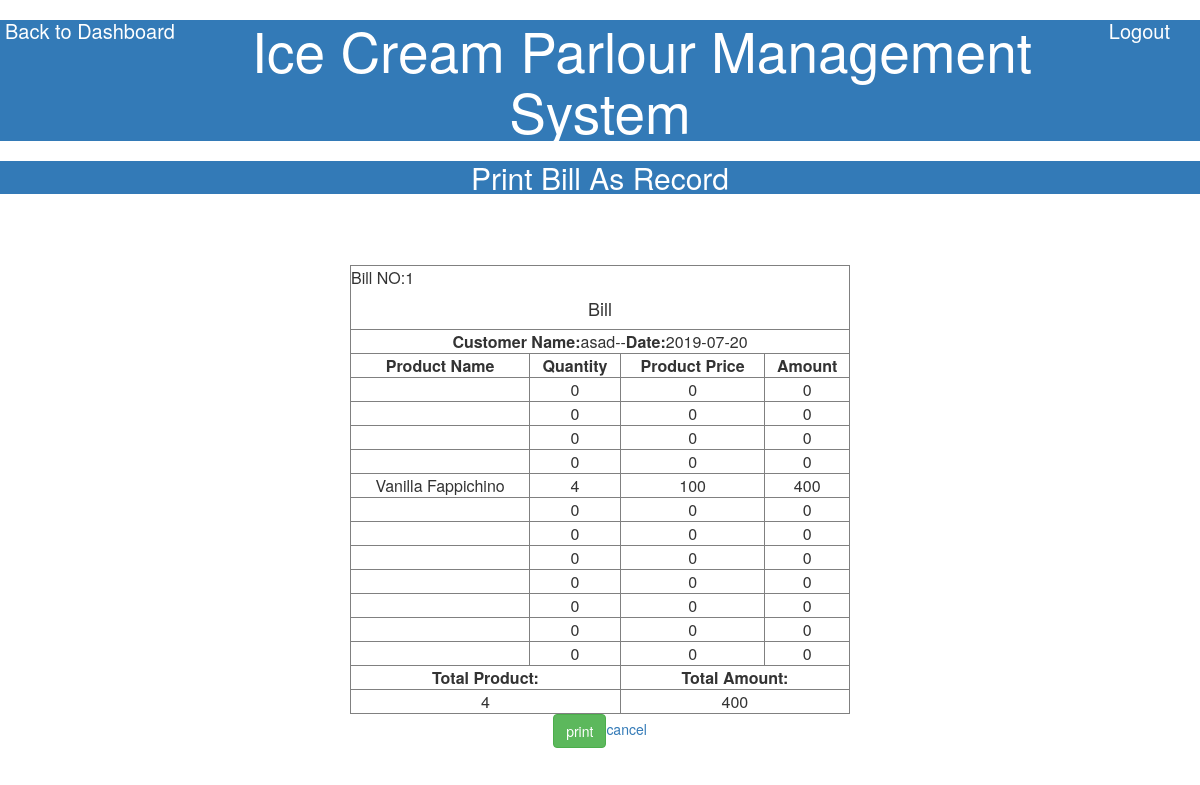
The app's page /admin/viewbillasrecord.php?sid=1 (signed in) with its own data.
### tables this page shows
CREATE TABLE `billing_table` (
  `cust_id` int(200) NOT NULL,
  `cust_name` varchar(200) NOT NULL,
  `chocolate_with_ice_cream` varchar(200) NOT NULL,
  `quantity_p1` int(200) NOT NULL,
  `amount_p1` float NOT NULL,
  `tamount_p1` float NOT NULL,
  `oreo_with_ice_cream` varchar(200) NOT NULL,
  `quantity_p2` int(200) NOT NULL,
  `amount_p2` float NOT NULL,
  `tamount_p2` float NOT NULL,
  `chocolate_nuts_with_ice` varchar(200) NOT NULL,
  `quantity_p3` int(200) NOT NULL,
  `amount_p3` float NOT NULL,
  `tamount_p3` float NOT NULL,
  `chocolate_fappichino` varchar(200) NOT NULL,
  `quantity_p4` int(200) NOT NULL,
  `amount_p4` float NOT NULL,
  `tamount_p4` float NOT NULL,
  `vanilla_fappichino` varchar(200) NOT NULL,
  `quantity_p5` int(200) NOT NULL,
  `amount_p5` float NOT NULL,
  `tamount_p5` float NOT NULL,
  `caramal_moca` varchar(200) NOT NULL,
  `quantity_p6` int(200) NOT NULL,
  `amount_p6` float NOT NULL,
  `tamount_p6` float NOT NULL,
  `pineapple_ice_cream` varchar(200) NOT NULL,
  `quantity_p7` int(200) NOT NULL,
  `amount_p7` float NOT NULL,
  `tamount_p7` float NOT NULL,
  `caramal_crunch_ice_cream` varchar(200) NOT NULL,
  `quantity_p8` int(200) NOT NULL,
  `amount_p8` float NOT NULL,
  `tamount_p8` float NOT NULL,
  `vanilla_ice_cream` varchar(200) NOT NULL,
  `quantity_p9` int(200) NOT NULL,
  `amount_p9` float NOT NULL,
  `tamount_p9` float NOT NULL,
  `mango_ice_cream` varchar(200) NOT NULL,
  `quantity_p10` int(200) NOT NULL,
  `amount_p10` float NOT NULL,
  `tamount_p10` int(11) NOT NULL,
  `chocolate_ice_cream` varchar(200) NOT NULL,
  `quantity_p11` int(200) NOT NULL,
  `amount_p11` float NOT NULL,
  `tamount_p11` float NOT NULL,
  `strawberry_ice_cream` varchar(200) NOT NULL,
  `quantity_p12` int(200) NOT NULL,
  `amount_p12` float NOT NULL,
  `tamount_p12` float NOT NULL,
  `total_product` int(200) NOT NULL,
  `final_amount` float NOT NULL,
  `date` date NOT NULL
);

### admin/viewbillasrecord.php (the view, shortened to what this page needs)
<?php
include('dbcon.php');
$sid=$_GET['sid'];
$sql="select * from billing_table where cust_id='$sid'";
$run=mysqli_query($con,$sql);
$data=mysqli_fetch_assoc($run);
?>
<html>
<head>
  <link rel="stylesheet" href="https://maxcdn.bootstrapcdn.com/bootstrap/3.4.0/css/bootstrap.min.css">
<link rel="stylesheet" href="" type="text/css">
</head>
<body>
<form action="viewbillasrecord.php" method="post">
<div>
<h4><a href="admindashboard.php" style="float:left;margin-left:5px;color:#fff;font-size:20px;">Back to Dashboard</a></h4>
<h4><a href="logout.php" style="float:right;margin-right:30px;color:#fff;font-size:20px;">Logout</a></h4>
<h1 class="bg-primary text-center font-weight-bold" style="font-size:55px;">Ice Cream Parlour Management System</h1>
<h1 class="bg-primary text-center font-weight-bold" style="font-size:30px;">Print Bill As Record</h1>
</div>
</form>
<div class="container">
<table border="1" align="center" style="width:500px;margin-top:5%" id="table">
<tr>
<td colspan="5">Bill NO:<?php echo $data['cust_id'];?><center><h4> Bill</h4></center></td>
</tr>
<tr>
<td class="text-center" colspan="4"><center><b>Customer Name:</b><?php echo $data['cust_name'];?>--<b>Date:</b><?php echo $data['date']; ?></center></td>
</tr>
<tr>
<th><center>Product Name</center></th>
<th><center>Quantity<center></th>
<th><center>Product Price</center></th>
<th><center>Amount</center></th>
</tr>
<tr>
<td class="text-center"><center><?php echo $data['chocolate_with_ice_cream'];?></center></td>
<td class="text-center"><center><?php echo $data['quantity_p1'];?></center></td>
<td class="text-center"><center><?php echo $data['amount_p1'];?></center></td>
<td class="text-center"><center><?php echo $data['tamount_p1'];?></center></td>
</tr>
<tr>
<td class="text-center"><center><?php echo $data['oreo_with_ice_cream'];?></center></td>
<td class="text-center"><center><?php echo $data['quantity_p2'];?></center></td>
<td class="text-center"><center><?php echo $data['amount_p2'];?></center></td>
<td class="text-center"><center><?php echo $data['tamount_p2'];?></center></td>
</tr>
<tr>
<td class="text-center"><center><?php echo $data['chocolate_nuts_with_ice'];?></center></td>
<td class="text-center"><center><?php echo $data['quantity_p3'];?></center></td>
<td class="text-center"><center><?php echo $data['amount_p3'];?></center></td>
<td class="text-center"><center><?php echo $data['tamount_p3'];?></center></td>
</tr>
<tr>
<td class="text-center"><center><?php echo $data['chocolate_fappichino'];?></center></td>
<td class="text-center"><center><?php echo $data['quantity_p4'];?></center></td>
<td class="text-center"><center><?php echo $data['amount_p4'];?></center></td>
<td class="text-center"><center><?php echo $data['tamount_p4'];?></center></td>
</tr>
<tr>
<td class="text-center"><center><?php echo $data['vanilla_fappichino'];?></center></td>
<td class="text-center"><center><?php echo $data['quantity_p5'];?></center></td>
<td class="text-center"><center><?php echo $data['amount_p5'];?></center></td>
<td class="text-center"><center><?php echo $data['tamount_p5'];?></center></td>
</tr>
<tr>
<td class="text-center"><center><?php echo $data['caramal_moca'];?></center></td>
<td class="text-center"><center><?php echo $data['quantity_p6'];?></center></td>
<td class="text-center"><center><?php echo $data['amount_p6'];?></center></td>
<td class="text-center"><center><?php echo $data['tamount_p6'];?></center></td>
</tr>
<tr>
<td class="text-center"><center><?php echo $data['pineapple_ice_cream'];?></center></td>
<td class="text-center"><center><?php echo $data['quantity_p7'];?></center></td>
<td class="text-center"><center><?php echo $data['amount_p7'];?></center></td>
<td class="text-center"><center><?php echo $data['tamount_p7'];?></center></td>
</tr>
<tr>
<td class="text-center"><center><?php echo $data['caramal_crunch_ice_cream'];?></center></td>
<td class="text-center"><center><?php echo $data['quantity_p8'];?></center></td>
<td class="text-center"><center><?php echo $data['amount_p8'];?></center></td>
<td class="text-center"><center><?php echo $data['tamount_p8'];?></center></td>
</tr>
<tr>
<td class="text-center"><center><?php echo $data['vanilla_ice_cream'];?></center></td>
<td class="text-center"><center><?php echo $data['quantity_p9'];?></center></td>
<td class="text-center"><center><?php echo $data['amount_p9'];?></center></td>
<td class="text-center"><center><?php echo $data['tamount_p9'];?></center></td>
</tr>
<tr>
<td class="text-center"><center><?php echo $data['mango_ice_cream'];?></center></td>
<td class="text-center"><center><?php echo $data['quantity_p10'];?></center></td>
<td class="text-center"><center><?php echo $data['amount_p10'];?></center></td>
<td class="text-center"><center><?php echo $data['tamount_p10'];?></center></td>
</tr>
<tr>
<td class="text-center"><center><?php echo $data['chocolate_ice_cream'];?></center></td>
<td class="text-center"><center><?php echo $data['quantity_p11'];?></center></td>
<td class="text-center"><center><?php echo $data['amount_p11'];?></center></td>
<td class="text-center"><center><?php echo $data['tamount_p11'];?></center></td>
</tr>
<tr>
<td class="text-center"><center><?php echo $data['strawberry_ice_cream'];?></center></td>
<td class="text-center"><center><?php echo $data['quantity_p12'];?></center></td>
<td class="text-center"><center><?php echo $data['amount_p12'];?></center></td>
<td class="text-center"><center><?php echo $data['tamount_p12'];?></center></td>
</tr>
<tr>
<th colspan="2"><center>Total Product:</center></th>
<th colspan="2"><center>Total Amount:</center></th>
</tr>
<tr>
<td colspan="2" class="text-center"><center><?php echo $data['total_product'];?></center></td>
<td colspan="2" class="text-center"><center><?php echo $data['final_amount'];?></center></td>
</tr>
</table>
<center><p><button id="btn1" class="btn btn-success">print</button><a href="record.php">cancel</a></p></center>
</div>
</body>
</html>

### records on screen
billing_table: cust_id "1", cust_name "asad", date "2019-07-20", quantity_p1 "0", amount_p1 "0", tamount_p1 "0", quantity_p2 "0", amount_p2 "0", tamount_p2 "0", quantity_p3 "0", amount_p3 "0", tamount_p3 "0", quantity_p4 "0", amount_p4 "0", tamount_p4 "0", vanilla_fappichino "Vanilla Fappichino", quantity_p5 "4", amount_p5 "100", tamount_p5 "400", quantity_p6 "0", amount_p6 "0", tamount_p6 "0", quantity_p7 "0", amount_p7 "0", tamount_p7 "0", quantity_p8 "0", amount_p8 "0", tamount_p8 "0", quantity_p9 "0", amount_p9 "0", tamount_p9 "0", quantity_p10 "0", amount_p10 "0", tamount_p10 "0", quantity_p11 "0", amount_p11 "0", tamount_p11 "0", quantity_p12 "0", amount_p12 "0", tamount_p12 "0", total_product "4", final_amount "400"
